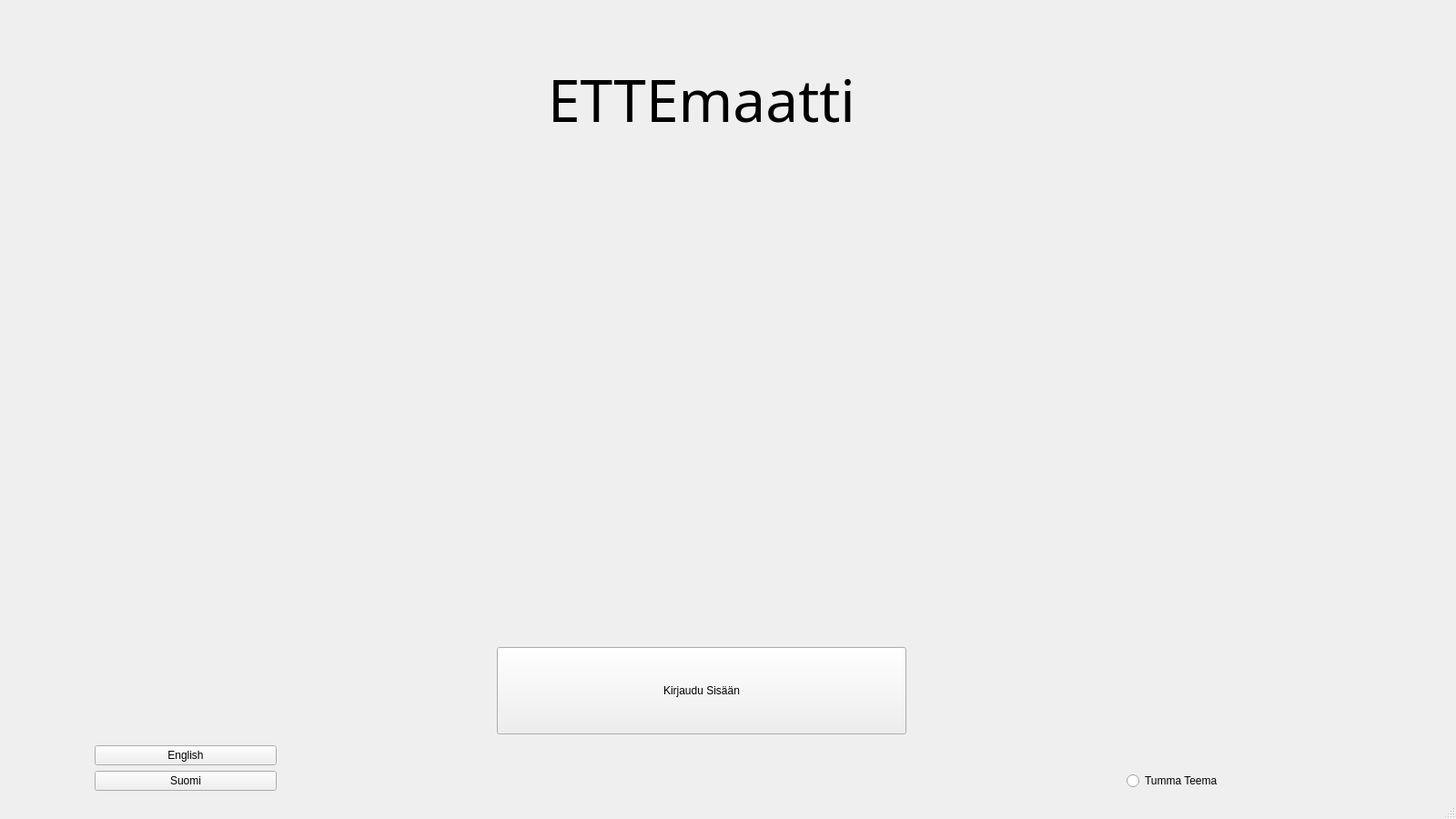
<?xml version="1.0" encoding="UTF-8"?>
<ui version="4.0">
 <class>MainWindow</class>
 <widget class="QMainWindow" name="MainWindow">
  <property name="geometry">
   <rect>
    <x>0</x>
    <y>0</y>
    <width>1600</width>
    <height>900</height>
   </rect>
  </property>
  <property name="sizePolicy">
   <sizepolicy hsizetype="Minimum" vsizetype="Minimum">
    <horstretch>0</horstretch>
    <verstretch>0</verstretch>
   </sizepolicy>
  </property>
  <property name="minimumSize">
   <size>
    <width>0</width>
    <height>0</height>
   </size>
  </property>
  <property name="windowTitle">
   <string>Tervetuloa ETTEmaatille</string>
  </property>
  <property name="animated">
   <bool>true</bool>
  </property>
  <property name="dockOptions">
   <set>QMainWindow::DockOption::AllowTabbedDocks|QMainWindow::DockOption::AnimatedDocks</set>
  </property>
  <widget class="QWidget" name="centralwidget">
   <property name="sizePolicy">
    <sizepolicy hsizetype="Preferred" vsizetype="Preferred">
     <horstretch>0</horstretch>
     <verstretch>0</verstretch>
    </sizepolicy>
   </property>
   <layout class="QGridLayout" name="gridLayout">
    <item row="4" column="2" rowspan="3">
     <spacer name="verticalSpacer_2">
      <property name="orientation">
       <enum>Qt::Orientation::Vertical</enum>
      </property>
      <property name="sizeHint" stdset="0">
       <size>
        <width>20</width>
        <height>40</height>
       </size>
      </property>
     </spacer>
    </item>
    <item row="5" column="0">
     <widget class="QPushButton" name="btnEnglish">
      <property name="sizePolicy">
       <sizepolicy hsizetype="Preferred" vsizetype="Preferred">
        <horstretch>0</horstretch>
        <verstretch>0</verstretch>
       </sizepolicy>
      </property>
      <property name="maximumSize">
       <size>
        <width>200</width>
        <height>64</height>
       </size>
      </property>
      <property name="text">
       <string>English</string>
      </property>
     </widget>
    </item>
    <item row="3" column="2">
     <widget class="QPushButton" name="btnStart">
      <property name="sizePolicy">
       <sizepolicy hsizetype="Preferred" vsizetype="Preferred">
        <horstretch>0</horstretch>
        <verstretch>0</verstretch>
       </sizepolicy>
      </property>
      <property name="minimumSize">
       <size>
        <width>0</width>
        <height>96</height>
       </size>
      </property>
      <property name="maximumSize">
       <size>
        <width>450</width>
        <height>300</height>
       </size>
      </property>
      <property name="text">
       <string>Kirjaudu Sisään</string>
      </property>
     </widget>
    </item>
    <item row="6" column="0">
     <widget class="QPushButton" name="btnFinnish">
      <property name="sizePolicy">
       <sizepolicy hsizetype="Preferred" vsizetype="Preferred">
        <horstretch>0</horstretch>
        <verstretch>0</verstretch>
       </sizepolicy>
      </property>
      <property name="maximumSize">
       <size>
        <width>200</width>
        <height>64</height>
       </size>
      </property>
      <property name="text">
       <string>Suomi</string>
      </property>
     </widget>
    </item>
    <item row="5" column="1">
     <spacer name="horizontalSpacer_3">
      <property name="orientation">
       <enum>Qt::Orientation::Horizontal</enum>
      </property>
      <property name="sizeType">
       <enum>QSizePolicy::Policy::Fixed</enum>
      </property>
      <property name="sizeHint" stdset="0">
       <size>
        <width>40</width>
        <height>20</height>
       </size>
      </property>
     </spacer>
    </item>
    <item row="6" column="4">
     <widget class="QRadioButton" name="btnStyle">
      <property name="sizePolicy">
       <sizepolicy hsizetype="Preferred" vsizetype="Preferred">
        <horstretch>0</horstretch>
        <verstretch>0</verstretch>
       </sizepolicy>
      </property>
      <property name="maximumSize">
       <size>
        <width>255</width>
        <height>120</height>
       </size>
      </property>
      <property name="text">
       <string>Tumma Teema</string>
      </property>
     </widget>
    </item>
    <item row="0" column="2">
     <widget class="QLabel" name="labelLogo">
      <property name="sizePolicy">
       <sizepolicy hsizetype="Preferred" vsizetype="Preferred">
        <horstretch>0</horstretch>
        <verstretch>0</verstretch>
       </sizepolicy>
      </property>
      <property name="minimumSize">
       <size>
        <width>0</width>
        <height>200</height>
       </size>
      </property>
      <property name="font">
       <font>
        <family>Broadway</family>
        <pointsize>48</pointsize>
       </font>
      </property>
      <property name="text">
       <string>ETTEmaatti</string>
      </property>
      <property name="alignment">
       <set>Qt::AlignmentFlag::AlignCenter</set>
      </property>
     </widget>
    </item>
    <item row="1" column="2">
     <spacer name="verticalSpacer">
      <property name="orientation">
       <enum>Qt::Orientation::Vertical</enum>
      </property>
      <property name="sizeType">
       <enum>QSizePolicy::Policy::Expanding</enum>
      </property>
      <property name="sizeHint" stdset="0">
       <size>
        <width>20</width>
        <height>40</height>
       </size>
      </property>
     </spacer>
    </item>
    <item row="3" column="0" colspan="2">
     <spacer name="horizontalSpacer">
      <property name="sizePolicy">
       <sizepolicy hsizetype="Expanding" vsizetype="Minimum">
        <horstretch>0</horstretch>
        <verstretch>0</verstretch>
       </sizepolicy>
      </property>
      <property name="orientation">
       <enum>Qt::Orientation::Horizontal</enum>
      </property>
      <property name="sizeType">
       <enum>QSizePolicy::Policy::Expanding</enum>
      </property>
      <property name="sizeHint" stdset="0">
       <size>
        <width>40</width>
        <height>20</height>
       </size>
      </property>
     </spacer>
    </item>
    <item row="6" column="3">
     <spacer name="horizontalSpacer_2">
      <property name="sizePolicy">
       <sizepolicy hsizetype="Fixed" vsizetype="Minimum">
        <horstretch>0</horstretch>
        <verstretch>0</verstretch>
       </sizepolicy>
      </property>
      <property name="orientation">
       <enum>Qt::Orientation::Horizontal</enum>
      </property>
      <property name="sizeType">
       <enum>QSizePolicy::Policy::Fixed</enum>
      </property>
      <property name="sizeHint" stdset="0">
       <size>
        <width>40</width>
        <height>20</height>
       </size>
      </property>
     </spacer>
    </item>
    <item row="3" column="3" colspan="2">
     <spacer name="horizontalSpacer_4">
      <property name="orientation">
       <enum>Qt::Orientation::Horizontal</enum>
      </property>
      <property name="sizeHint" stdset="0">
       <size>
        <width>40</width>
        <height>20</height>
       </size>
      </property>
     </spacer>
    </item>
   </layout>
  </widget>
  <widget class="QMenuBar" name="menubar">
   <property name="geometry">
    <rect>
     <x>0</x>
     <y>0</y>
     <width>1600</width>
     <height>21</height>
    </rect>
   </property>
  </widget>
  <widget class="QStatusBar" name="statusbar"/>
 </widget>
 <resources/>
 <connections/>
</ui>
